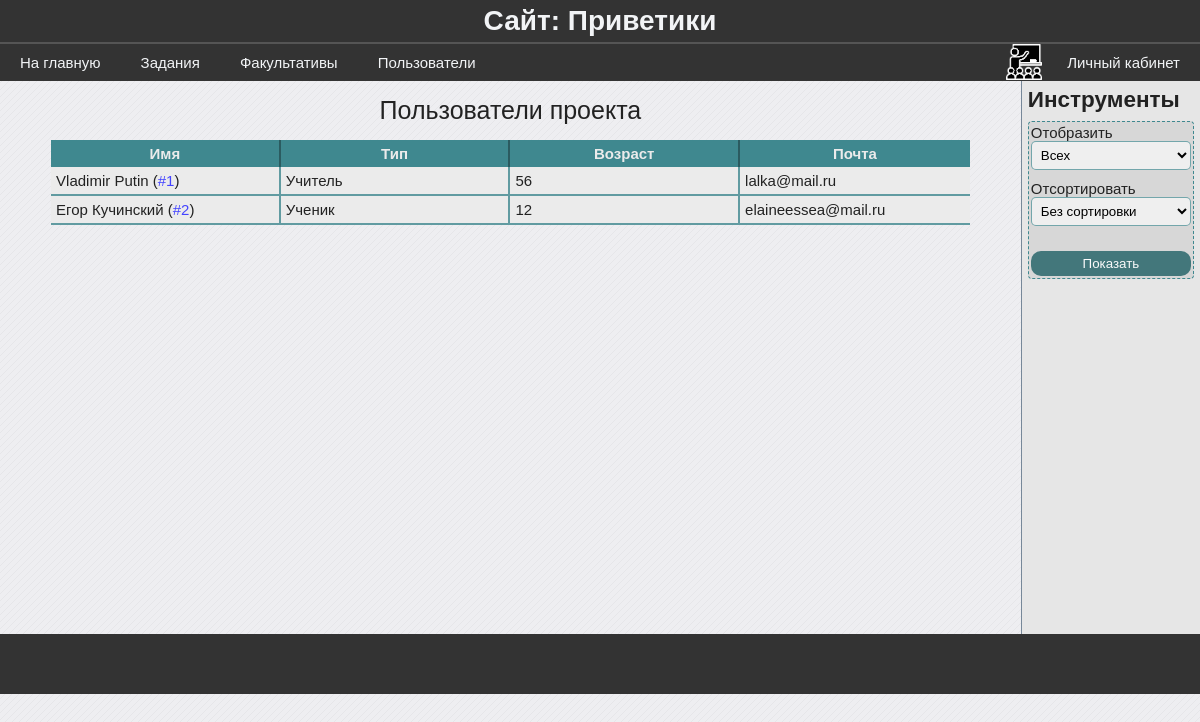
Page /users/ (signed in) on the earlier database version.
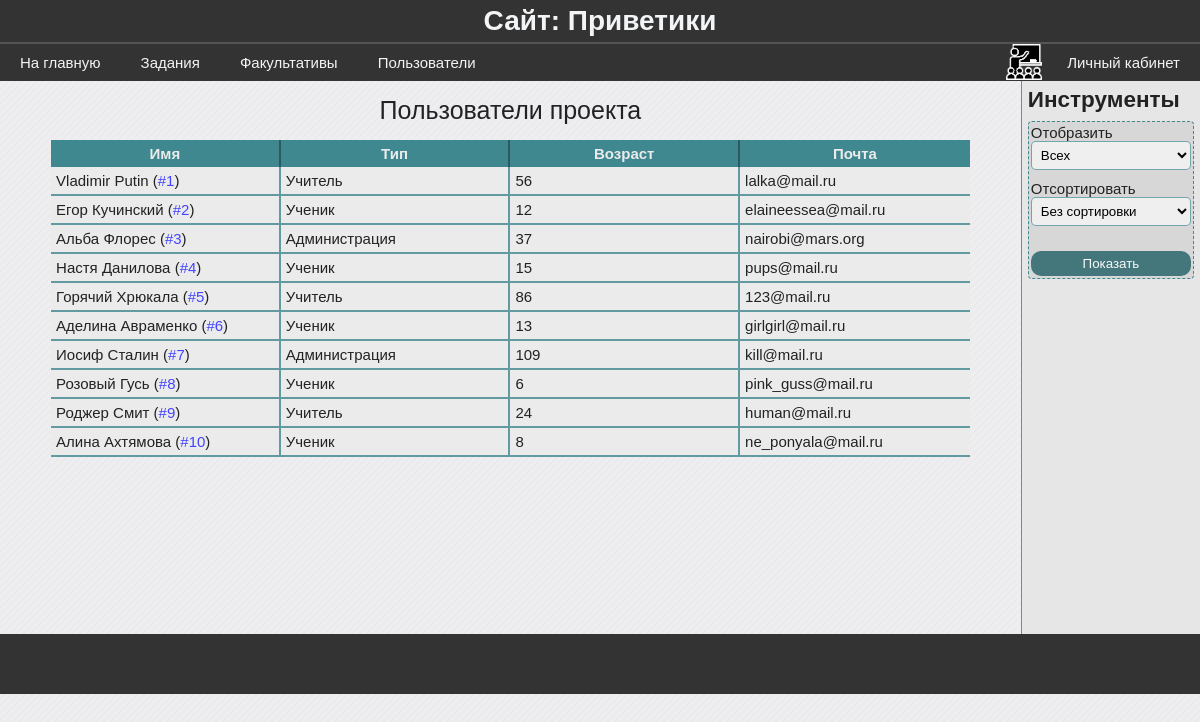
Same page on the later database version.
### data/model_users.py (models this page shows, shortened)
class User(SqlAlchemyBase, UserMixin, SerializerMixin):
    __tablename__ = 'users'
    id = sqlalchemy.Column(sqlalchemy.Integer,
                           primary_key=True, autoincrement=True)
    surname = sqlalchemy.Column(sqlalchemy.String)
    name = sqlalchemy.Column(sqlalchemy.String)
    age = sqlalchemy.Column(sqlalchemy.Integer)
    email = sqlalchemy.Column(sqlalchemy.String)
    type = sqlalchemy.Column(sqlalchemy.Integer)
    last_time_in = sqlalchemy.Column(sqlalchemy.String,
                                     default=time.ctime)
    hashed_password = sqlalchemy.Column(sqlalchemy.String)
    groups = sqlalchemy.orm.relation("Group",
                                     secondary="users_to_groups",
                                     backref="users")

### blueprints/users.py (the view)
@blueprint.route('/users/', methods=['GET', 'POST'])
def users():
    session = db_session.create_session()
    form = FormFilterUsers()
    if form.validate_on_submit():
        if form.filter_by.data == 4:
            users = session.query(User).all()
        else:
            users = session.query(User).filter(User.type == form.filter_by.data).all()
        if form.sort_by.data == 2:
            users.sort(key=lambda x: (x.name, x.surname))
        elif form.sort_by.data == 1:
            users.sort(key=lambda x: x.type)
        return render_template('users.html', users=users, bool_userbox=True, form=form)
    else:
        users = session.query(User).all()
        return render_template('users.html', users=users, bool_userbox=True, form=form)

### forms/form_filter_users.py
class FormFilterUsers(FlaskForm):
    filter_by = SelectField('Отобразить', choices=[(4, 'Всех'), (3, 'Учеников'), (2, 'Учителей'), (1, 'Администрацию')], coerce=int)
    sort_by = SelectField('Отсортировать', choices=[(3, 'Без сортировки'), (2, 'По алфавиту'), (1, 'По типу')], coerce=int)
    submit = SubmitField('Показать')

### blueprints/user_authenticate.py (called while the page is built)
@login_manager.user_loader
def user_load(user_id):
    session = db_session.create_session()
    return session.query(User).get(user_id)

### data/db_session.py (called while the page is built)
def create_session() -> Session:
    global __factory
    return __factory()

### templates/users.html (shortened to what this page needs)
{% extends "base.html" %}
{% block content %}
    <table class="average-table">
        <caption>Пользователи проекта</caption>
        <thead>
            <th>Имя</th>
            <th>Тип</th>
            <th>Возраст</th>
            <th>Почта</th>
        </thead>
        <tbody>
            {% for user in users %}
                <tr>
                    <td>{{ user.name }} {{ user.surname }} (<a href="/user/{{ user.id }}">#{{ user.id }}</a>)</td>
                    <td>
                        {{ 'Ученик ' if user.type == 3 }}
                        {{ 'Учитель' if user.type == 2 }}
                        {{ 'Администрация' if user.type == 1 }}
                    </td>
                    <td>{{ user.age }}</td>
                    <td>{{ user.email }}</td>
                </tr>
            {% endfor %}
        </tbody>
    </table>
{% endblock %}
{% if bool_userbox %}
{% block userbox %}
    <h2>Инструменты</h2>
    {% from 'macros/render_field.html' import render_field %}
    <form method='POST' class='mini-form' novalidate>
        {{ render_field(form.filter_by, class="form-field")}}
        {{ render_field(form.sort_by, class="form-field")}}
        <section>
            {{ form.submit(class='blue-btn submit') }}
        </section>
    </form>
{% endblock %}
{% endif %}

Differences in the rows shown:
added User: name "Альба", surname "Флорес", id "3", type "Администрация", age "37", email "nairobi@mars.org"
added User: name "Настя", surname "Данилова", id "4", type "Ученик", age "15", email "pups@mail.ru"
added User: name "Горячий", surname "Хрюкала", id "5", type "Учитель", age "86", email "123@mail.ru"
added User: name "Аделина", surname "Авраменко", id "6", type "Ученик", age "13", email "girlgirl@mail.ru"
added User: name "Иосиф", surname "Сталин", id "7", type "Администрация", age "109", email "kill@mail.ru"
added User: name "Розовый", surname "Гусь", id "8", type "Ученик", age "6", email "pink_guss@mail.ru"
added User: name "Роджер", surname "Смит", id "9", type "Учитель", age "24", email "human@mail.ru"
added User: name "Алина", surname "Ахтямова", id "10", type "Ученик", age "8", email "ne_ponyala@mail.ru"
